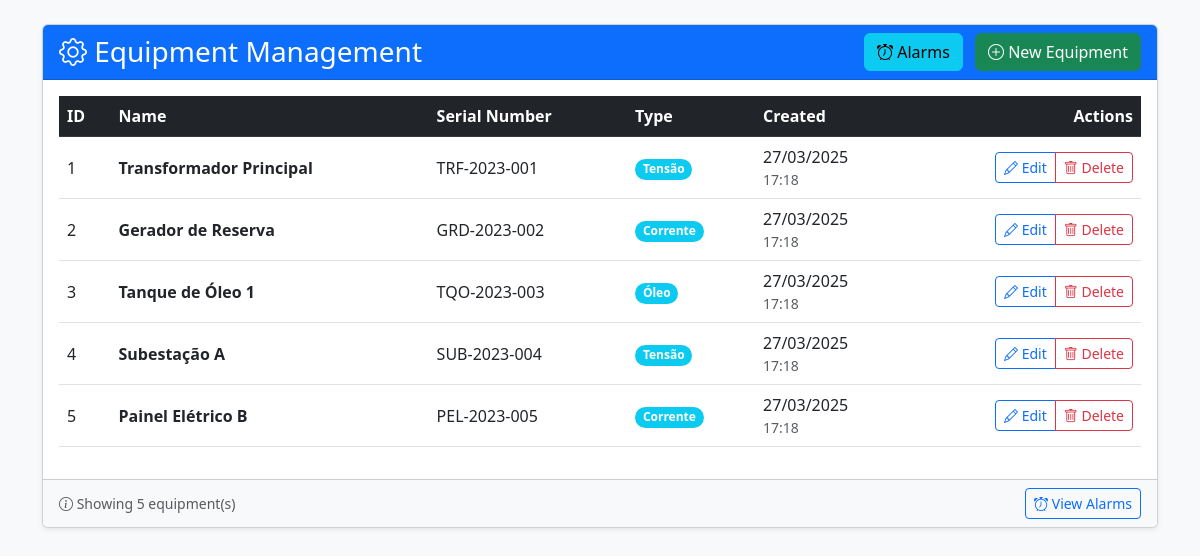
Page /routes.php on the committed database.
### tables this page shows
CREATE TABLE `equipment` (
  `id` INT AUTO_INCREMENT PRIMARY KEY,
  `name` VARCHAR(100) NOT NULL COMMENT 'Nome do equipamento',
  `serial_number` VARCHAR(50) UNIQUE NOT NULL COMMENT 'Número de série único',
  `type` ENUM('Tensão', 'Corrente', 'Óleo') NOT NULL COMMENT 'Tipo do equipamento',
  `created_at` DATETIME DEFAULT CURRENT_TIMESTAMP COMMENT 'Data de cadastro',
  `updated_at` DATETIME DEFAULT CURRENT_TIMESTAMP ON UPDATE CURRENT_TIMESTAMP COMMENT 'Data de atualização'
);

### controllers/EquipmentController.php (called while the page is built, shortened)
<?php
require_once __DIR__ . '/../models/Equipment.php';
class EquipmentController
{
    private $equipmentModel;
    public function __construct()
    {
        $this->equipmentModel = new Equipment();
    }
    public function index()
    {
        $equipments = $this->equipmentModel->getAll();
        require __DIR__ . '/../view/equipments/list.php';
    }
}

### models/Equipment.php (called while the page is built, shortened)
<?php
require_once __DIR__ . '/../config/db.php';
class Equipment
{
    private $conn;
    private $table = 'equipment';
    public function __construct()
    {
        $database = new Database();
        $this->conn = $database->getConnection();
    }
    public function getAll()
    {
        $query = "SELECT * FROM {$this->table} ORDER BY created_at DESC";
        $stmt = $this->conn->prepare($query);
        $stmt->execute();
        return $stmt->fetchAll(PDO::FETCH_ASSOC);
    }
}

### config/db.php (called while the page is built, shortened)
<?php
class Database
{
    private $host = DB_HOST;
    private $db_name = DB_NAME;
    private $username = DB_USER;
    private $password = DB_PASS;
    private $conn;
    public function getConnection()
    {
        if ($this->conn === null) {
            try {
                $this->conn = new PDO(
                    "mysql:host={$this->host};dbname={$this->db_name}",
                    $this->username,
                    $this->password
                );
                $this->conn->setAttribute(PDO::ATTR_ERRMODE, PDO::ERRMODE_EXCEPTION);
            } catch (PDOException $e) {
                die("Teste erro: " . $e->getMessage());
            }
        }
        return $this->conn;
    }
}

### view/equipments/list.php (the view, shortened to what this page needs)
<?php
$baseUrl = '/teste-tecnico-php-alarmes-luizassano/public';
?>
<!DOCTYPE html>
<html lang="pt-BR">
<head>
    <link rel="stylesheet" href="<?= $baseUrl ?>/css/styles.css">
    <link rel="stylesheet" href="https://cdn.jsdelivr.net/npm/bootstrap@5.3.0/dist/css/bootstrap.min.css">
    <link rel="stylesheet" href="https://cdn.jsdelivr.net/npm/bootstrap-icons@1.10.0/font/bootstrap-icons.css">
</head>
<body class="p-4 bg-light">
    <div class="container">
        <div class="card shadow-sm">
            <div class="card-header bg-primary text-white">
                <div class="d-flex justify-content-between align-items-center">
                    <h3 class="mb-0"><i class="bi bi-gear"></i> Equipment Management</h3>
                    <div>
                        <a href="<?= $baseUrl ?>/?route=alarm" class="btn btn-info me-2">
                            <i class="bi bi-alarm"></i> Alarms
                        </a>
                        <a href="<?= $baseUrl ?>/?route=equipment/create" class="btn btn-success">
                            <i class="bi bi-plus-circle"></i> New Equipment
                        </a>
                    </div>
                </div>
            </div>
            <div class="card-body">
                <?php if (empty($equipments)): ?>
                    <div class="alert alert-warning">No equipment found.</div>
                <?php else: ?>
                    <div class="table-responsive">
                        <table class="table table-hover align-middle">
                            <thead class="table-dark">
                                <tr>
                                    <th>ID</th>
                                    <th>Name</th>
                                    <th>Serial Number</th>
                                    <th>Type</th>
                                    <th>Created</th>
                                    <th class="text-end">Actions</th>
                                </tr>
                            </thead>
                            <tbody>
                                <?php foreach ($equipments as $equipment): ?>
                                    <tr>
                                        <td><?= $equipment['id'] ?></td>
                                        <td>
                                            <div class="fw-bold"><?= htmlspecialchars($equipment['name']) ?></div>
                                        </td>
                                        <td><?= htmlspecialchars($equipment['serial_number']) ?></td>
                                        <td>
                                            <span class="badge rounded-pill
                                                <?= $equipment['type'] === 'Voltage' ? 'bg-danger' :
                                                   ($equipment['type'] === 'Current' ? 'bg-warning' : 'bg-info') ?>">
                                                <?= $equipment['type'] ?>
                                            </span>
                                        </td>
                                        <td>
                                            <?= date('d/m/Y', strtotime($equipment['created_at'])) ?>
                                            <small class="d-block text-muted"><?= date('H:i', strtotime($equipment['created_at'])) ?></small>
                                        </td>
                                        <td class="text-end">
                                            <div class="btn-group btn-group-sm" role="group">
                                                <a href="<?= $baseUrl ?>/?route=equipment/edit&id=<?= $equipment['id'] ?>"
                                                   class="btn btn-outline-primary" title="Edit">
                                                    <i class="bi bi-pencil"></i> Edit
                                                </a>
                                                <a href="<?= $baseUrl ?>/?route=equipment/delete&id=<?= $equipment['id'] ?>"
                                                   class="btn btn-outline-danger"
                                                   onclick="return confirm('Are you sure you want to delete this equipment?')"
                                                   title="Delete">
                                                    <i class="bi bi-trash"></i> Delete
                                                </a>
                                            </div>
                                        </td>
                                    </tr>
                                <?php endforeach; ?>
                            </tbody>
                        </table>
                    </div>
                <?php endif; ?>
            </div>
            <div class="card-footer bg-light">
                <div class="d-flex justify-content-between align-items-center">
                    <small class="text-muted">
                        <i class="bi bi-info-circle"></i> Showing <?= count($equipments) ?> equipment(s)
                    </small>
                    <a href="<?= $baseUrl ?>/?route=alarm" class="btn btn-outline-primary btn-sm">
                        <i class="bi bi-alarm"></i> View Alarms
                    </a>
                </div>
            </div>
        </div>
    </div>
</body>
</html>

### rows in the picture
equipment: id "1", name "Transformador Principal", serial_number "TRF-2023-001", type "Tensão", created_at "27/03/2025", created_at "17:18"
equipment: id "2", name "Gerador de Reserva", serial_number "GRD-2023-002", type "Corrente", created_at "27/03/2025", created_at "17:18"
equipment: id "3", name "Tanque de Óleo 1", serial_number "TQO-2023-003", type "Óleo", created_at "27/03/2025", created_at "17:18"
equipment: id "4", name "Subestação A", serial_number "SUB-2023-004", type "Tensão", created_at "27/03/2025", created_at "17:18"
equipment: id "5", name "Painel Elétrico B", serial_number "PEL-2023-005", type "Corrente", created_at "27/03/2025", created_at "17:18"

### other values in the picture
count($equipments) "5"
